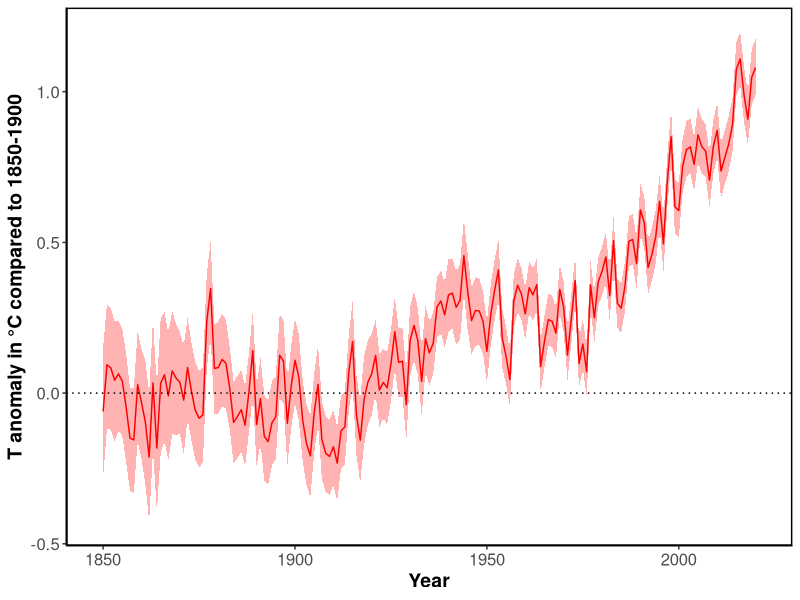
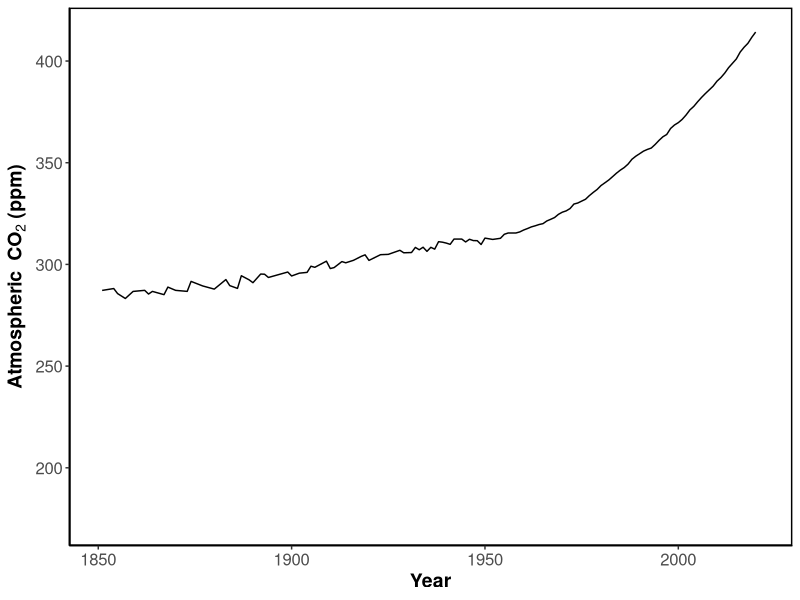
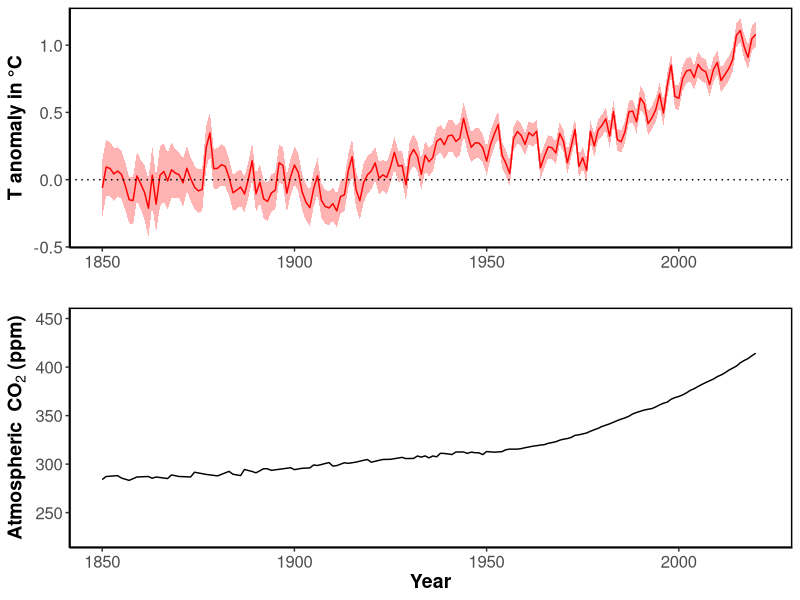
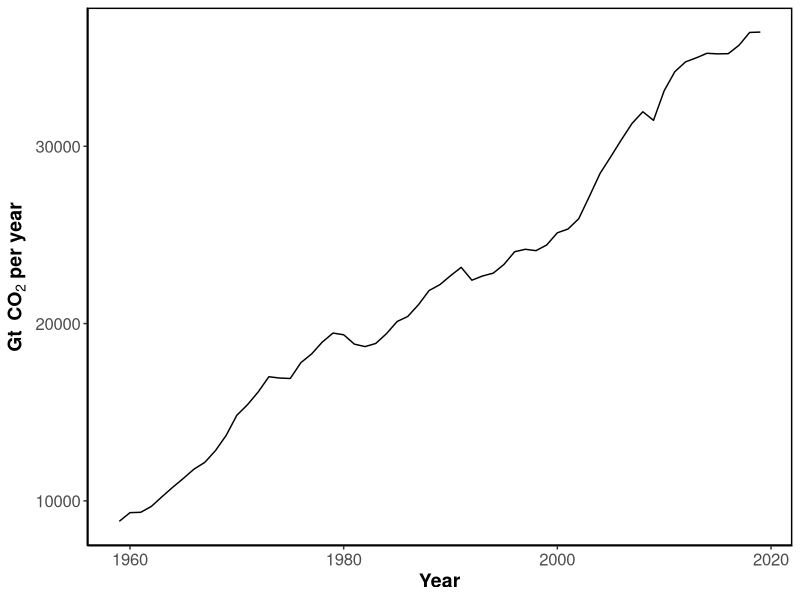
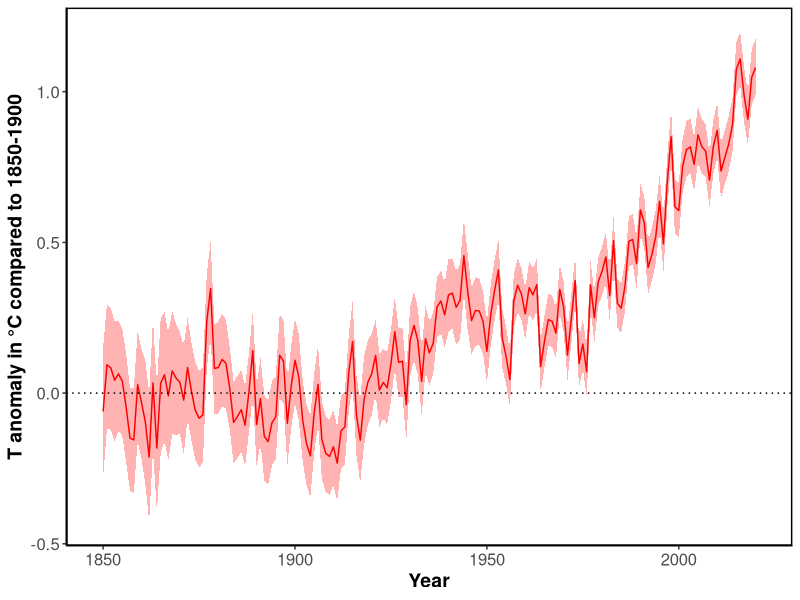
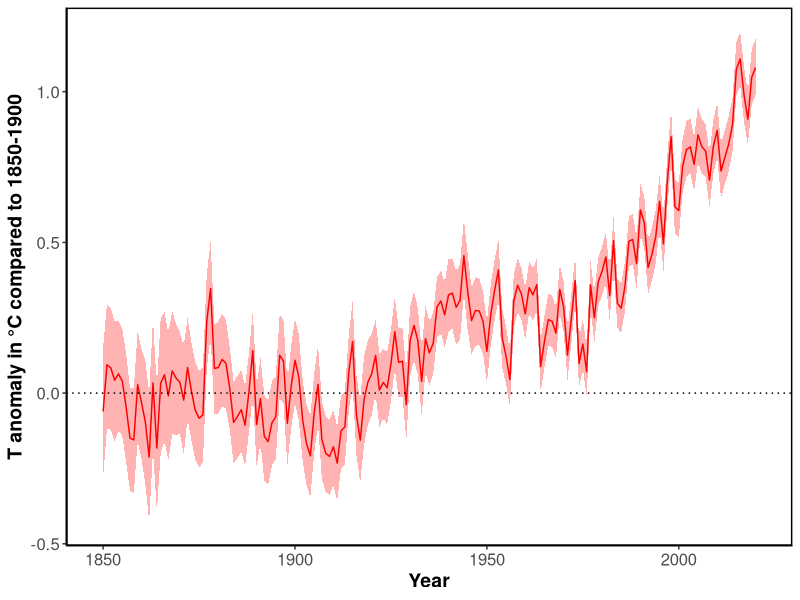
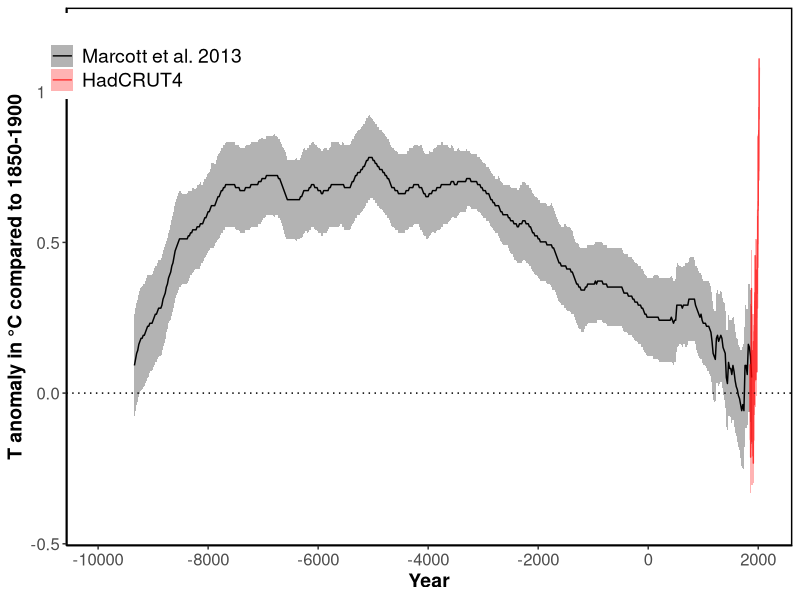
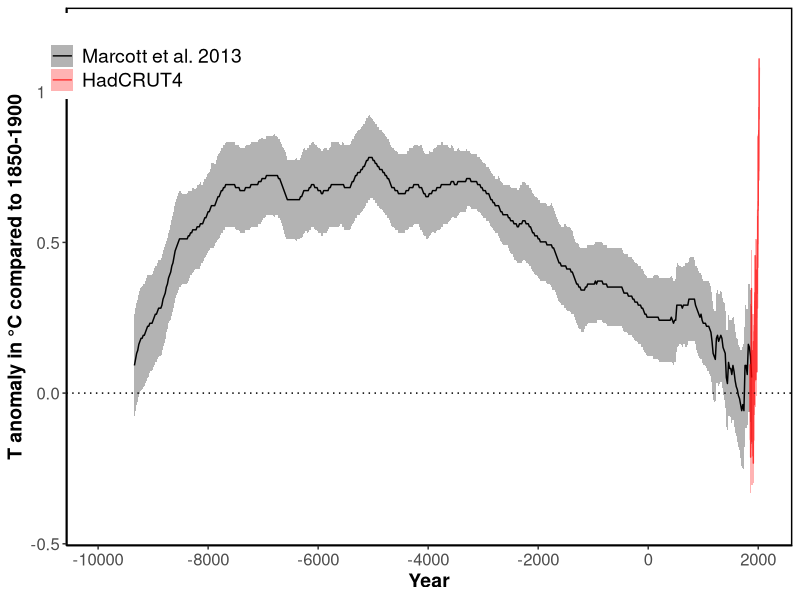

Recreate these plots in R, in order. (Note: this script raises an error after producing the figures.)

# HadCRUT4 is a gridded dataset of global historical surface temperature anomalies relative to a 1961-1990 reference period. Data are available for each month since January 1850, on a 5 degree grid.
#More information here: https://www.metoffice.gov.uk/hadobs/hadcrut4/

#Citation: Morice, C. P., Kennedy, J. J., Rayner, N. A., and Jones, P. D. (2012), Quantifying uncertainties in global and regional temperature change using an ensemble of observational estimates: The HadCRUT4 data set, J. Geophys. Res., 117, D08101, doi:10.1029/2011JD017187. 

# Download data yearly global: https://www.metoffice.gov.uk/hadobs/hadcrut4/data/current/time_series/HadCRUT.4.6.0.0.annual_ns_avg.txt

#Column 1 is the date.
#Column 2 is the median of the 100 ensemble member time series.
#Columns 3 and 4 are the lower and upper bounds of the 95% confidence interval of bias uncertainty computed from the 100 member ensemble.
#Columns 5 and 6 are the lower and upper bounds of the 95% confidence interval of measurement and sampling uncertainties around the ensemble median. These are the combination of fully uncorrelated measurement and sampling uncertainties and partially correlated uncertainties described by the HadCRUT4 error covariance matrices.
#Columns 7 and 8 are the lower and upper bounds of the 95% confidence interval of coverage uncertainties around the ensemble median.
#Columns 9 and 10 are the lower and upper bounds of the 95% confidence interval of the combination of measurement and sampling and bias uncertainties.
#Columns 11 and 12 are the lower and upper bounds of the 95% confidence interval of the combined effects of all the uncertainties described in the HadCRUT4 error model (measurement and sampling, bias and coverage uncertainties).


HC<- read.table("data/HadCRUT.4.6.0.0.annual_ns_avg.txt",header=F) # 

colnames(HC)=c("Year","Median","","","","","","","","","CI_low","CI_high")


temp <- subset(HC, HC$Year<1901)
mean(temp$Median)

HC_not_rescaled=HC


HC$Median = HC$Median-mean(temp$Median)
HC$CI_low = HC$CI_low-mean(temp$Median)
HC$CI_high = HC$CI_high-mean(temp$Median)


library("ggplot2")

# plot T anomaly last 170 years

ylabel="T anomaly in °C compared to 1850-1900"

p<- ggplot(data=HC, aes(x=Year, y=Median))  + geom_line (col="red") + xlim(1849,2021) + ylab(ylabel) +
  geom_ribbon(aes(ymin=CI_low, ymax=HC$CI_high), linetype=2, alpha=0.3, fill="red") +
  geom_hline(yintercept=0, linetype=3)+
  theme(panel.grid.major = element_blank(), panel.grid.minor = element_blank(),
        axis.text=element_text(size=12),axis.title=element_text(size=14,face="bold"),
        panel.background = element_blank(), axis.line = element_line(colour = "black"),
        panel.border = element_rect(color = "black",fill = NA,size = 1))
                                                                                                                   
p

ggsave(filename="plots_pdf/T_anomaly_last_170_years.pdf",width =11, height =6)
ggsave(filename="plots_png/T_anomaly_last_170_years.png",width =11, height =6)





# Reconstruction of temperature anomaly during the Holocene, based on 73 globally distributed records.
#The 73 globally distributed temperature records used in our analysis are based on a variety
#of paleotemperature proxies and have sampling resolutions ranging from 20 to 500 years, 
#with a median resolution of 120 years

#This study includes 73 records derived from multiple paleoclimate archive sand temperature proxies(Fig. S1; Table S1):
#alkenone (n=31), planktonic foraminifera Mg/Ca (n=19), TEX86 (n=4), fossil chironomid transfer function (n=4), 
#fossil pollen modern analog technique (MAT) (n=4), ice-core stable isotopes (n=5), 
#other microfossil assemblages(MATand Transfer Function)(n=5), and Methylation index of Branched Tetraethers(MBT)(n=1)


# An important limitation of this data is that it does not fully resolve variability at periods shorter than 2000 years,
# with essentially no variability preserved at periods shorter than 300 years, ~50% preserved at 1000-year periods, 
# and nearly all of the variability preserved for periods longer than 2000 years

# Citation: A Reconstruction of Regional and Global Temperature for the Past 11,300 Years Shaun A. Marcott et al. Science 339 , 1198 (2013); DOI: 10.1126/science.1228026

#Download data from supplementary table S1: https://science.sciencemag.org/highwire/filestream/594506/field_highwire_adjunct_files/1/Marcott.SM.database.S1.xlsx


# Read global T anomaly (compared to 1960-1990 instrumental average) reconstruction 5x5 grid 

Marcott<- read.table("data/Marcott_2013_data.tsv",header=TRUE) # This file includes the global stack Standard 5x5 grid from database S1 with 1σ uncertainty

#Without filling data gaps, our Standard 5×5 reconstruction (Fig. 1A) exhibits 0.6°C greater warming over the past ~60 yr B.P.
#(1890 to 1950 CE) than our equivalent infilled 5° × 5° area-weighted mean stack (Fig. 1, C andD). 
#However, considering the temporal resolution of our data set and the small number of records 
#that cover this interval (Fig. 1G), this difference is probably not robust

M<-subset(Marcott, Marcott$Year>60) # exclude years after 1890, later reconstruction are based on a single data point => not robust according to the authors

M$Year=1950-M$Year # by convention 1950 is set as year 0, here the data is converted in classic caledar year 

Merged_T<-merge(x = M, y = HC, by = "Year", all = TRUE) # merge Marcot and HADcrut4 datasets


temp <- subset(HC_not_rescaled, HC$Year<1901)
mean(temp$Median)
Merged_T_not_rescaled=Merged_T

Merged_T$T = Merged_T$T-mean(temp$Median)



# plot T anomaly from Marcott and HadCRUT at different times  
ylabel="T anomaly in °C compared to 1850-1900"

years=c(12000,5000,2000,1000,500)
options(scipen=999)
for (i in years) {
  
  if (i == 12000){bre=c(-10000,-8000,-6000,-4000,-2000,0,2000)}else {bre=waiver()}

  p<- ggplot(data=subset(Merged_T,!is.na(T)),aes(x = Year, y = T,colour="Marcott et al. 2013"))  + geom_line ()  + ylab(ylabel) + xlab("Year")+
    scale_x_continuous(breaks=bre,limits=c(2021-i,2021)) +
    geom_ribbon(data=subset(Merged_T,!is.na(T)),aes(ymin=T-T_uncertainty, ymax=T+T_uncertainty, fill="Marcott et al. 2013",colour="Marcott et al. 2013"), linetype=0, alpha=0.3) +   
    geom_line(data=subset(Merged_T,!is.na(Median)),aes(y=Median,x=Year,colour="HadCRUT4"),alpha=0.7) +
    geom_hline(yintercept=0, linetype=3)+
    geom_ribbon(data=subset(Merged_T,!is.na(Median)),aes(x=Year,ymin=CI_low, ymax=CI_high,colour="HadCRUT4",fill="HadCRUT4"),linetype=0, alpha=0.3) +
    scale_colour_manual("", 
                        breaks = c("Marcott et al. 2013", "HadCRUT4"),
                        values = c("black", "red")) +
    scale_fill_manual("", 
                      breaks = c("Marcott et al. 2013", "HadCRUT4"),
                      values = c("black", "red")) +
    theme(panel.grid.major = element_blank(), panel.grid.minor = element_blank(),
          axis.text=element_text(size=12),axis.title=element_text(size=14,face="bold"),
          panel.background = element_blank(), axis.line = element_line(colour = "black"),
          panel.border = element_rect(color = "black",fill = NA,size = 1)) + 
          theme(legend.position = c(0.11, 0.91),legend.text = element_text(size=14))
  

ggsave(filename=paste0("plots_pdf/T_anomaly_Marcott_last_",i,"_years_and_170_years_HC.pdf"),width=11,height=6)
ggsave(filename=paste0("plots_png/T_anomaly_Marcott_last_",i,"_years_and_170_years_HC.png"),width=11,height=6)

}


#CO2 atmospheric concentration

#data from 1959 from NOOA: Data from 1959 through 1979 have been obtained by C. David Keeling of the Scripps Institution of Oceanography (SIO) and were obtained from the Scripps website (scrippsco2.ucsd.edu).
#Data from 1980 onwards is sourced from NOAA's Mauna Loa monitoring station
# Download: https://www.esrl.noaa.gov/gmd/webdata/ccgg/trends/co2/co2_annmean_mlo.txt


CO2_recent<-read.table("data/co2_annmean_mlo.txt",header=F)

# 
#Very long-term data were compiled by Our world in data: data from ice cores – specifically the Dome C core – 
#has been made available from the NOAA here: https://www.ncdc.noaa.gov/paleo-search/study/17975. 
#In this original dataset, some years had multiple measurements (taken at different points of the year). 
#To normalize this to a single year, where several measurements were available, 
#we took the average of these concentration values. Dome C data has been used until the year 1958.

#Citation: Bereiter, B., Eggleston, S., Schmitt, J., Nehrbass‐Ahles, C., Stocker, T. F., Fischer, H., ... & Chappellaz, J. (2015). Revision of the EPICA Dome C CO2 record from 800 to 600 kyr before present. Geophysical Research Letters, 42(2), 542-549.

# Download: https://ourworldindata.org/co2-and-other-greenhouse-gas-emissions

CO2_old<-read.csv("data/co2-concentration-long-term.csv")


# the recent and old data use a differnt CO2 scale, conversion can be done with following formula:  
#X2019 = 1.00079 * X2007 - 0.142 (https://www.esrl.noaa.gov/gmd/ccl/scale_conversion.html), 
#the conversion is reccomended only between 250 and 520 ppm,

CO2_o <- subset(CO2_old,CO2_old$Year<1959)

CO2_o$CO2.concentrations..NOAA..2018. <-(CO2_o$CO2.concentrations..NOAA..2018.*1.00079)-0.142  # rescale

CO2_r <- CO2_recent[,-3]

colnames (CO2_r) <-c("year","mean")

colnames (CO2_o) <-c("year","mean")

CO2<- rbind(CO2_o,CO2_r)

colnames (CO2) <-c("Year","mean")

Merged_T_C<-merge(x = Merged_T, y = CO2, by = "Year", all = TRUE) # merge CO2 and T data


years=c(810000,12000,5000,2000,1000,500,170)

for (i in years) {
  if (i == 12000){bre=c(-8000,-6000,-4000,-2000,0,2000)}else {bre=waiver()}
  


p<- ggplot(data=subset(Merged_T_C,!is.na(mean)), aes(x=Year, y=mean))  + geom_line () + ylab(bquote(bold('Atmospheric ' ~CO[2]~ '(ppm)'))) +
  scale_x_continuous(breaks=bre,limits=c(2021-i,2021)) +
  theme(panel.grid.major = element_blank(), panel.grid.minor = element_blank(),
        axis.text=element_text(size=12),axis.title=element_text(size=14,face="bold"),
        panel.background = element_blank(), axis.line = element_line(colour = "black"),
        panel.border = element_rect(color = "black",fill = NA,size = 1))

ggsave(filename=paste0("plots_pdf/CO2_atmospheric_conc_last_",i,"_years.pdf"),width=11,height=6)
ggsave(filename=paste0("plots_png/CO2_atmospheric_conc_last_",i,"_years.png"),width=11,height=6)


}


p
#plot T and CO2 together 

library(gridExtra)
library(ggpubr)

ylabel="T anomaly in °C"

years=c(12000,5000,2000,1000,500)

for (i in years) {
  if (i == 12000){bre=c(-8000,-6000,-4000,-2000,0,2000)}else {bre=waiver()}
  
  p1<- ggplot(data=subset(Merged_T_C,!is.na(mean)), aes(x=Year, y=mean))  + geom_line () + ylab(bquote(bold('Atmospheric ' ~CO[2]~ '(ppm)'))) +  ylim(225,450)+
    scale_x_continuous(breaks=bre,limits=c(2021-i,2021)) +
    theme(panel.grid.major = element_blank(), panel.grid.minor = element_blank(),
          axis.text=element_text(size=12),axis.title=element_text(size=14,face="bold"),
          panel.background = element_blank(), axis.line = element_line(colour = "black"),
          panel.border = element_rect(color = "black",fill = NA,size = 1))
  
  p<- ggplot(data=subset(Merged_T,!is.na(T)),aes(x = Year, y = T,colour="Marcott et al. 2013"))  + geom_line () + ylab(ylabel) + xlab("")+
    scale_x_continuous(breaks=bre,limits=c(2021-i,2021)) +
    geom_hline(yintercept=0, linetype=3)+
    geom_ribbon(data=subset(Merged_T,!is.na(T)),aes(ymin=T-T_uncertainty, ymax=T+T_uncertainty, fill="Marcott et al. 2013",colour="Marcott et al. 2013"), linetype=0, alpha=0.3) +   
    geom_line(data=subset(Merged_T,!is.na(Median)),aes(y=Median,x=Year,colour="HadCRUT4"),alpha=0.7) +
    geom_ribbon(data=subset(Merged_T,!is.na(Median)),aes(x=Year,ymin=CI_low, ymax=CI_high,colour="HadCRUT4",fill="HadCRUT4"),linetype=0, alpha=0.3) +
    scale_colour_manual("", 
                        breaks = c("Marcott et al. 2013", "HadCRUT4"),
                        values = c("black", "red")) +
    scale_fill_manual("", 
                      breaks = c("Marcott et al. 2013", "HadCRUT4"),
                      values = c("black", "red")) +
    theme(panel.grid.major = element_blank(), panel.grid.minor = element_blank(),
          axis.text=element_text(size=12),axis.title=element_text(size=14,face="bold"),
          panel.background = element_blank(), axis.line = element_line(colour = "black"),
          panel.border = element_rect(color = "black",fill = NA,size = 1)) + 
    theme(legend.position = c(0.08, 0.9),legend.text = element_text(size=10),
          legend.background = element_blank(),
          legend.box.background = element_blank())
  
  
  ggarrange(p,p1, ncol = 1, nrow = 2)
  
  
  
  ggsave(paste0("plots_pdf/T_CO2_last_",i,"_years.pdf"),width=11,height=6)
  ggsave(paste0("plots_png/T_CO2_last_",i,"_years.png"),width=11,height=6)
  
  
}


# plot T and C only instrumental T


p1<- ggplot(data=subset(Merged_T_C,!is.na(mean)), aes(x=Year, y=mean))  + geom_line () + xlim(1850,2021) + ylab(bquote(bold('Atmospheric ' ~CO[2]~ '(ppm)'))) +  ylim(225,450)+
  theme(panel.grid.major = element_blank(), panel.grid.minor = element_blank(),
        axis.text=element_text(size=12),axis.title=element_text(size=14,face="bold"),
        panel.background = element_blank(), axis.line = element_line(colour = "black"),
        panel.border = element_rect(color = "black",fill = NA,size = 1))

p<- ggplot(data=subset(Merged_T,!is.na(Median)),aes(x = Year, y = Median))  + geom_line (colour="red") + xlim(1850,2021) + ylab(ylabel) + xlab("")+
  geom_ribbon(data=subset(Merged_T,!is.na(Median)),aes(ymin=CI_low, ymax=CI_high), linetype=0, alpha=0.3,fill="red") +   
  geom_hline(yintercept=0, linetype=3)+
  theme(panel.grid.major = element_blank(), panel.grid.minor = element_blank(),
        axis.text=element_text(size=12),axis.title=element_text(size=14,face="bold"),
        panel.background = element_blank(), axis.line = element_line(colour = "black"),
        panel.border = element_rect(color = "black",fill = NA,size = 1))


ggarrange(p,p1, ncol = 1, nrow = 2)

ggsave("plots_pdf/T_CO2_last_170_years.pdf",width=11,height=6)

ggsave("plots_png/T_CO2_last_170_years.png",width=11,height=6)


# plot CO2 yearly emissions 
# Citation: Friedlingstein et al. 2020. Earth Syst. Sci. Data, 12, 3269–3340, 2020 https://doi.org/10.5194/essd-12-3269-2020
#All values in million tonnes of carbon per year. For values in million tonnes of CO2 per year, multiply the values below by 3.664
#Include emissions from fossil fuel combustion and oxidation and cement production 

# Download: https://data.icos-cp.eu/licence_accept?ids=%5B%226QlPjfn_7uuJtAeuGGFXuPwz%22%5D

emissions <- read.table("data/annual_emission.tsv",header=T)  # file with historical emissions (World)
emissions$emission <-(emissions$emission*3.664 )

p <- ggplot(data=emissions,aes(x = Year, y = emission))  + geom_line ()+ xlab("Year")+  ylab(bquote(bold('Gt ' ~CO[2]~ 'per year')))+
  theme(panel.grid.major = element_blank(), panel.grid.minor = element_blank(),
        axis.text=element_text(size=12),axis.title=element_text(size=14,face="bold"),
        panel.background = element_blank(), axis.line = element_line(colour = "black"),
        panel.border = element_rect(color = "black",fill = NA,size = 1))
p


ggsave("plots_pdf/CO2_emissions.pdf",width=11,height=6)
ggsave("plots_png/CO2_emissions.png",width=11,height=6)




# plot sea level change

#Long term data were taken from Frederikse et al. (2020) and derive from tide gauge records

#Citation: Frederikse, T., Landerer, F., Caron, L. et al. The causes of sea-level rise since 1900. Nature 584, 393–397 (2020). https://doi.org/10.1038/s41586-020-2591-3

#Download: https://zenodo.org/record/3862995/files/global_basin_timeseries.xlsx?downlo


sea_old <- read.table("data/GMSL_long_term.txt", header=T)

ref=subset(sea_old,sea_old$Year==1900)
ref
sea_o=sea_old+(-ref$GMSL_mean) # recalibrate: level of 1900 = 0
sea_o$Year <- sea_old$Year
head(sea_old)
head(sea_o)

# from 1993 there is satellite data available from nasa

# https://climate.nasa.gov/vital-signs/sea-level/
# Citation: GSFC. 2020. Global Mean Sea Level Trend from Integrated Multi-Mission Ocean Altimeters TOPEX/Poseidon, Jason-1, OSTM/Jason-2, and Jason-3 Version 5.0 Ver. 5.0 PO.DAAC, CA, USA. Dataset accessed [2021-03-04] at http://dx.doi.org/10.5067/GMSLM-TJ150.
#Download: https://podaac-tools.jpl.nasa.gov/drive/files/allData/merged_alt/L2/TP_J1_OSTM/global_mean_sea_level/GMSL_TPJAOS_5.0_199209_202010.txt (needs login)

# column description 
# 1 altimeter type 0=dual-frequency  999=single frequency (ie Poseidon-1) 
# 2 merged file cycle # 
# 3 year+fraction of year (mid-cycle) 
# 4 number of observations 
# 5 number of weighted observations 
# 6 GMSL (Global Isostatic Adjustment (GIA) not applied) variation (mm) with respect to 20-year TOPEX/Jason collinear mean reference 
# 7 standard deviation of GMSL (GIA not applied) variation estimate (mm)
# 8 smoothed (60-day Gaussian type filter) GMSL (GIA not applied) variation (mm)  
# 9 GMSL (Global Isostatic Adjustment (GIA) applied) variation (mm) with respect to 20-year TOPEX/Jason collinear mean reference 
# 10 standard deviation of GMSL (GIA applied) variation estimate (mm)
# 11 smoothed (60-day Gaussian type filter) GMSL (GIA applied) variation (mm)
# 12 smoothed (60-day Gaussian type filter) GMSL (GIA applied) variation (mm); annual and semi-annual signal removed
#
# Missing or bad value flag: 99900.000 
# 
# TOPEX/Jason 1996-2016 collinear mean reference derived from cycles 121 to 858.



sea <- read.table("data/GMSL.txt", header=F) # removed header from original file


ref=subset(sea_o,sea_o$Year==1993)
ref$GMSL_mean
ref1=sea[1,6]

sea[,13]=sea[,6]+(ref$GMSL_mean+(-ref1))

colnames(sea) <-c("","","Year","","","GMSL (Global Isostatic Adjustment (GIA) not applied) variation (mm) with respect to 20-year TOPEX/Jason collinear mean reference",
                  "","","","","","","GMSL_ref")

Merged_sea<-merge(x = sea_o, y = sea, by = "Year", all = TRUE) # merge  datasets


p<- ggplot(data=subset(Merged_sea,!is.na(GMSL_mean)),aes(x = Year, y = GMSL_mean,colour="Tide gauge (Frederikse et al. 2020)"))  + 
        geom_line ()  + ylab("Sea level change (mm)") + xlab("Year")+xlim(1900,2021)+
  geom_ribbon(data=subset(Merged_sea,!is.na(GMSL_mean)),aes(ymin=GMSL_lower, ymax=GMSL_upper,colour="Tide gauge (Frederikse et al. 2020)",fill="Tide gauge (Frederikse et al. 2020)") ,linetype=0, alpha=0.3) +   
  geom_line(data=subset(Merged_sea,!is.na(GMSL_ref)),aes(y=GMSL_ref,x=Year,colour="Satellite (NASA)"),alpha=0.7) +
  geom_hline(yintercept=100, linetype=3)+  geom_hline(yintercept=200, linetype=3)+geom_hline(yintercept=0, linetype=3)+
  geom_ribbon(data=subset(Merged_sea,!is.na(GMSL_ref)),aes(x=Year,ymin=GMSL_ref-4, ymax=GMSL_ref+4,colour="Satellite (NASA)",fill="Satellite (NASA)"),linetype=0, alpha=0.3) +   #uncertaineity 4 mm taken from https://climate.nasa.gov/vital-signs/sea-level/
  scale_colour_manual("", 
                      breaks = c("Tide gauge (Frederikse et al. 2020)", "Satellite (NASA)"),
                      values = c("black", "red")) +
  scale_fill_manual("", 
                    breaks = c("Tide gauge (Frederikse et al. 2020)", "Satellite (NASA)"),
                   values = c("black", "red")) +
  theme(panel.grid.major = element_blank(), panel.grid.minor = element_blank(),
        axis.text=element_text(size=12),axis.title=element_text(size=14,face="bold"),
        panel.background = element_blank(), axis.line = element_line(colour = "black"),
        panel.border = element_rect(color = "black",fill = NA,size = 1)) + 
  theme(legend.position = c(0.17, 0.96),legend.text = element_text(size=13),legend.background = element_blank(),
        legend.box.background = element_blank())

p
ggsave(filename=paste0("plots_pdf/sea_level_change.pdf"),width=11,height=6)
ggsave(filename=paste0("plots_png/sea_level_change.png"),width=11,height=6)

# plot total solar irradiance

# Data obtained by different satellites since 1979.
#The Neural Network for Solar Irradiance Modeling (NN-SIM), reconstructs total solar irradiance and solar spectral irradiance from 205 nm to 2300 nm and from 1979 to the present day. The solar-irradiance model uses an ensemble of feed-forward artificial neural networks. 

#Citation:  Mauceri, S., Coddington, O., Lyles, D. et al. Neural Network for Solar Irradiance Modeling (NN-SIM). Sol Phys 294, 160 (2019). https://doi.org/10.1007/s11207-019-1555-y


sun <- read.csv(file="data/nn_sim_tsi.csv",header=T)

colnames(sun)<-c("Year","irradiance","unc")

p <- ggplot(data=sun,aes(x =Year , y = irradiance))  + geom_point (size=0.5)+  ylab(bquote(bold('Total solar irradiance ' ~(W/m^2) )))+
  scale_x_continuous(breaks=c(10957,14610,18262,21915,25567),labels=c("1980","1990","2000","2010","2020")) +
  theme(panel.grid.major = element_blank(), panel.grid.minor = element_blank(),
        axis.text=element_text(size=12),axis.title=element_text(size=14,face="bold"),
        panel.background = element_blank(), axis.line = element_line(colour = "black"),
        panel.border = element_rect(color = "black",fill = NA,size = 1))

ggsave(filename=paste0("plots_pdf/Solar_irradiance.pdf"),width=11,height=6)
ggsave(filename=paste0("plots_png/Solar_irradiance.png"),width=11,height=6)
